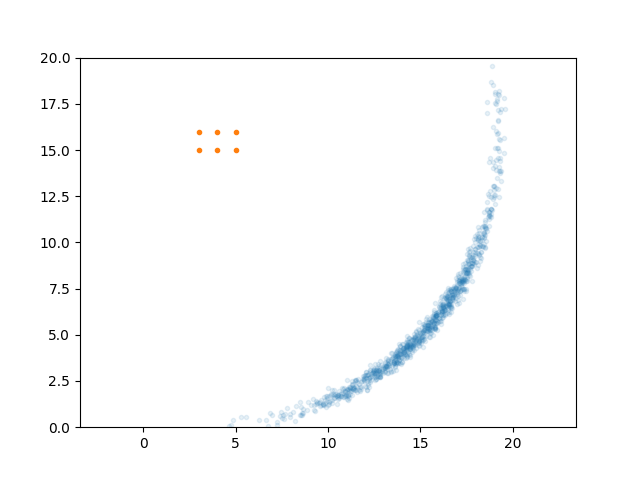

Here is the Python script that generated this plot:
import numpy as np
import cuqi
from cuqi.model import Model
from cuqi.geometry import Continuous1D, Discrete
from cuqi.distribution import Gaussian, Uniform, JointDistribution
from cuqi.sampler import MH
import time
import matplotlib.pyplot as plt
import pandas as pd
import seaborn as sns



v = 5
x = np.array([3,3,4,4,5,5])
y = np.array([15,16,15,16,15,16])
t = np.array([3.12,3.26,2.98,3.12,2.84,2.98])

def forward_arrival_time(wrt):
    X = wrt[0]
    Y = wrt[1]
    t = ((x-X)**2+(y-Y)**2)**(1/2)/v
    return t

def jacobian_arrival_time(wrt):
    X = wrt[0]
    Y = wrt[1]
    dAdX = (x-X)/(v*((x-X)**2+(y-Y)**2)**(1/2))
    dAdY = (y-Y)/(v*((x-X)**2+(y-Y)**2)**(1/2))
    J = np.vstack([dAdX,dAdY]).T
    return J

par_names = ['X','Y']
n = len(par_names)
m = len(x)

domain_geometry = Discrete(par_names)
range_geometry = Continuous1D(m)
model = Model(forward=forward_arrival_time, jacobian=jacobian_arrival_time, range_geometry=range_geometry, domain_geometry=domain_geometry)


prior = cuqi.distribution.Uniform(np.array([-30,-30]),np.array([30,30]))
data_std = .1
gg = Gaussian(model(prior),sqrtcov=data_std)

posterior = JointDistribution(prior,gg)(gg=t)

# Metropolis-Hastings sampling
x_init= np.array(prior.sample(), dtype=np.float64)
np.random.seed(1000000)
MHsampler = MH(posterior)#, x0 = x_init)

t_start = time.time()
samplesMH = MHsampler.sample_adapt(1000000, 100000)
print("--- %s seconds ---" % (time.time() - t_start))

fig, ax = plt.subplots(nrows = 1, ncols = 1)
ax.plot(samplesMH.samples[0,:], samplesMH.samples[1,:], '.')

df = pd.DataFrame({'X':samplesMH.samples[0,:],'Y':samplesMH.samples[1,:]})

ax = sns.kdeplot(data=df.sample(1000),x='X',y='Y',fill=True)
ax.plot(x,y,'.')
ax.axis('equal')
ax.set(xlim=(0, 20), ylim=(0, 20))
ax.figure.savefig('sns_kde.png')

fig, ax = plt.subplots(nrows = 1, ncols = 1)
df2 = df.sample(1000)
ax.plot(df2['X'],df2['Y'],'.',alpha=.1)
ax.plot(x,y,'.')
ax.axis('equal')
ax.set(xlim=(0, 20), ylim=(0, 20))
ax.figure.savefig('tarantola.png')
